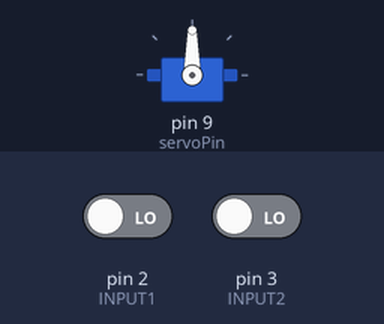
Recording of a sketch running on a simulated Arduino Uno, built with avr-gcc and run on an emulated ATmega328P. Parts: servo. The test bench sets the inputs (shaded band); at power-on: pin 2 (INPUT1) LOW, pin 3 (INPUT2) LOW.

Above: at 1.2 s.
1.3 s: pin 2 (INPUT1) driven HIGH
At 2.06 s:
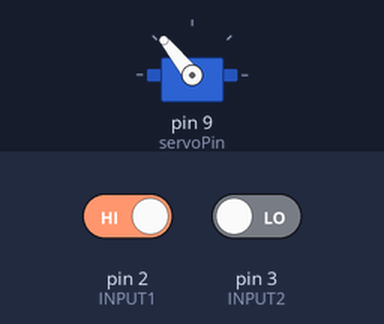
4.3 s: pin 3 (INPUT2) driven HIGH
At 5.1 s:
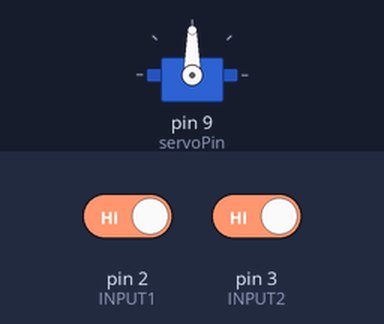
5.8 s: pin 2 (INPUT1) driven LOW
At 6.25 s:
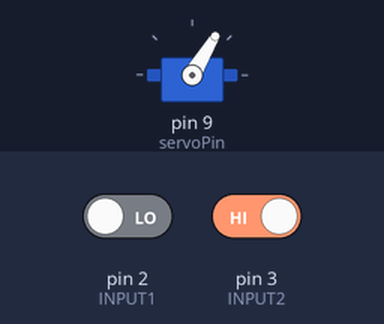
8.8 s: pin 3 (INPUT2) driven LOW
Timing chart, 0 to 11.3 s (numbered marks = the images above; inputs shaded):
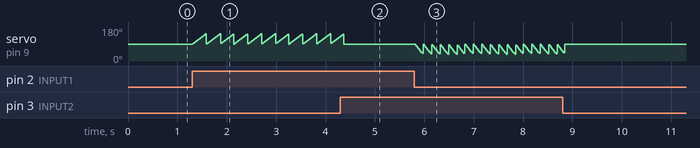

Measured:
- after the input at 1.3 s, servo on pin 9 (servoPin): ramps from 90° to 144° and jumps back, once every 0.28 s
- after the input at 4.3 s, servo on pin 9 (servoPin): goes on until 4.4 s, then stays 90°
- after the input at 5.8 s, servo on pin 9 (servoPin): ramps from 90° to 36° and jumps back, once every 0.17 s

The sketch:

DESIGN_PROJECT_BREAKER_BOYS.ino
```cpp
/* Servo motor with Arduino example code. Position and sweep. More info: https://www.makerguides.com/ */

// Include the servo library:
#include <Servo.h>

// Create a new servo object:
Servo myservo;
int val1 = 0;
int val2 = 0;
int rest = 90;


#define INPUT1 2
#define INPUT2 3
#define servoPin 9


void setup() {
  // Attach the Servo variable to a pin:
  myservo.attach(servoPin);
  pinMode(INPUT1, INPUT);
  pinMode(INPUT2, INPUT);
  Serial.begin(9600);

}
void OFF(){

  int angle_180 = 145;

  for(int i = 90; i < angle_180; i++){
    myservo.write(i);
    delay(5);
  }
  myservo.write(rest);
}

void ON(){
  int angle_0 = 35;


 for(int i = 90; i > angle_0; i--){
    myservo.write(i);
    delay(3);
 }
 myservo.write(90);
}

void loop(){

  val1 = digitalRead(INPUT1);

  val2 = digitalRead(INPUT2);


  if((val1 == 1)&&(val2 == 0)){
    OFF();
    val1 = 0;
    val2 = 0;
    }
  if((val1 == 0)&&(val2 == 1)){
    ON();
    val1 = 0;
    val2 = 0;
  }
  else{
    myservo.write(rest);
  }
}
```
